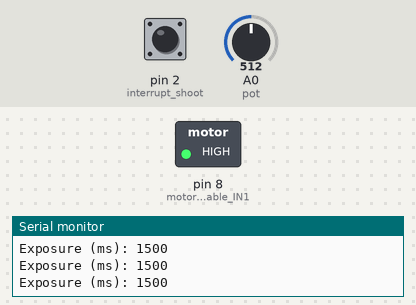
Recording of a sketch running on a simulated Arduino Uno, built with avr-gcc and run on an emulated ATmega328P. On the bench: switched loads named in the sketch (green lamp = pin HIGH), the last lines printed to the serial monitor. The inputs (shaded band) are chosen by the test bench; at power-on: pin 2 (interrupt_shoot) LOW, A0 (pot) = 512. Pins used as bus, display or sensor lines are not drawn.

Above: at 1.2 s.
1.3 s: pin 2 (interrupt_shoot) pulled HIGH for 0.15 s
At 2.3 s:
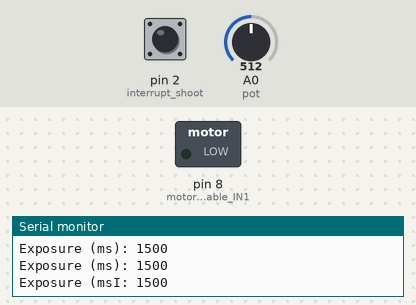
4.3 s: A0 (pot) set to 349
7.3 s: A0 (pot) set to 329
8.8 s: pin 2 (interrupt_shoot) pulled HIGH for 1 s
At 10.0 s:
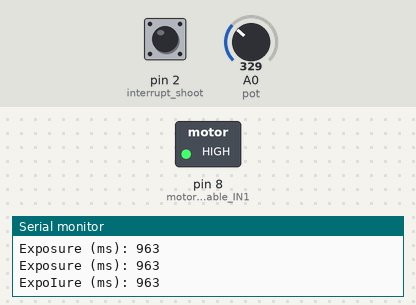
12.8 s: pin 2 (interrupt_shoot) driven HIGH
At 13.5 s:
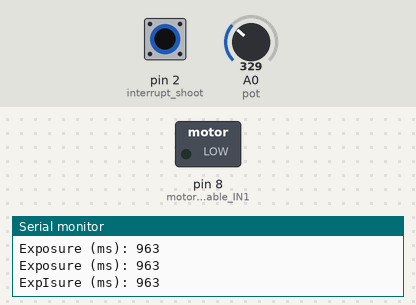
Timing chart, 0 to 15.8 s (numbered marks = the images above; inputs shaded):
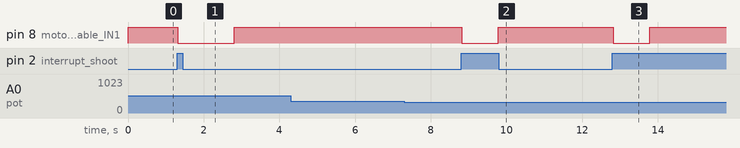

The sketch:

exposure-instax.ino
```cpp
#define interrupt_shoot 2

#define GND_FAKE  7
#define VCC_FAKE  6

#define motor_enable_IN1  8
#define motor_enable_IN2  9

#define pot A0 //defining pot pin

float exposure_time_max_ms = 3000;

unsigned long exposure_time_ms;

static unsigned long timer;
static bool bShoot = false;
static bool bStart = false;
static bool bMotor1 = false;
static bool bMotor2 = false;
static bool bMotor3 = false;
static bool bMotor4 = false;

void setup()
{
  timer = 0;

  //Serial that will be use to debug
  Serial.begin(9600);

  pinMode(interrupt_shoot, INPUT);
  pinMode(pot, INPUT);

  attachInterrupt(digitalPinToInterrupt(interrupt_shoot), interrupt_shoot_func, RISING);

  pinMode(motor_enable_IN1, OUTPUT);

  pinMode(GND_FAKE, OUTPUT);
  pinMode(VCC_FAKE, OUTPUT);

  digitalWrite(motor_enable_IN1, 1);

  digitalWrite(GND_FAKE, 0);

  digitalWrite(VCC_FAKE, 1);

}

//Function that will be associated with the encoder interrupts (Relogio)
void interrupt_shoot_func()
{
  if(!bShoot)
  {
    Serial.println("Interrupt");

    bShoot = true;
  }
  else
  {
    Serial.println("Interrupt busy");
  }
}


void loop()
{
  if(!bStart)
  {
    float V = analogRead(pot) * exposure_time_max_ms / 1024;

    exposure_time_ms = (unsigned long)V;

    Serial.print("Exposure (ms): ");
    Serial.println(exposure_time_ms);

    if(exposure_time_ms < 20)
    {
      exposure_time_ms = 20;

      Serial.print("Exposure Fixed (ms): ");
      Serial.println(exposure_time_ms);
    }
  }

  if( (bShoot) && (!bStart) && (!bMotor1) )
  {
    //Serial.println("Start Phase 1 - open shooter");

    bStart = true;

    timer = millis();
    digitalWrite(motor_enable_IN1, 0);

    bMotor1 = true;
  }
  else if( (bShoot) && (bStart) && (millis() > (timer + exposure_time_ms)) && (bMotor1) )
  {
    //Serial.print("Start Phase 4 - close shooter ");
    //Serial.println(exposure_time_ms);

    timer = millis();

    digitalWrite(motor_enable_IN1, 1);

    bMotor1 = false;
  }
  else if( (bShoot) && (bStart) && (millis() > (timer + 3000)) && (!bMotor1) && (!bMotor2) && (!bMotor3) && (!bMotor4) )
  {
    //Serial.println("Ready");

    timer = millis();

    bStart = false;
    bShoot = false;
  }
}
```

Measured:
- after the input at 1.3 s, pin 8 (motor_enable_IN1): HIGH → LOW at once, → HIGH 1.5 s later
- after the input at 8.8 s, pin 8 (motor_enable_IN1): HIGH → LOW at once, → HIGH 0.96 s later
- after the input at 12.8 s, pin 8 (motor_enable_IN1): HIGH → LOW at once, → HIGH 0.96 s later
